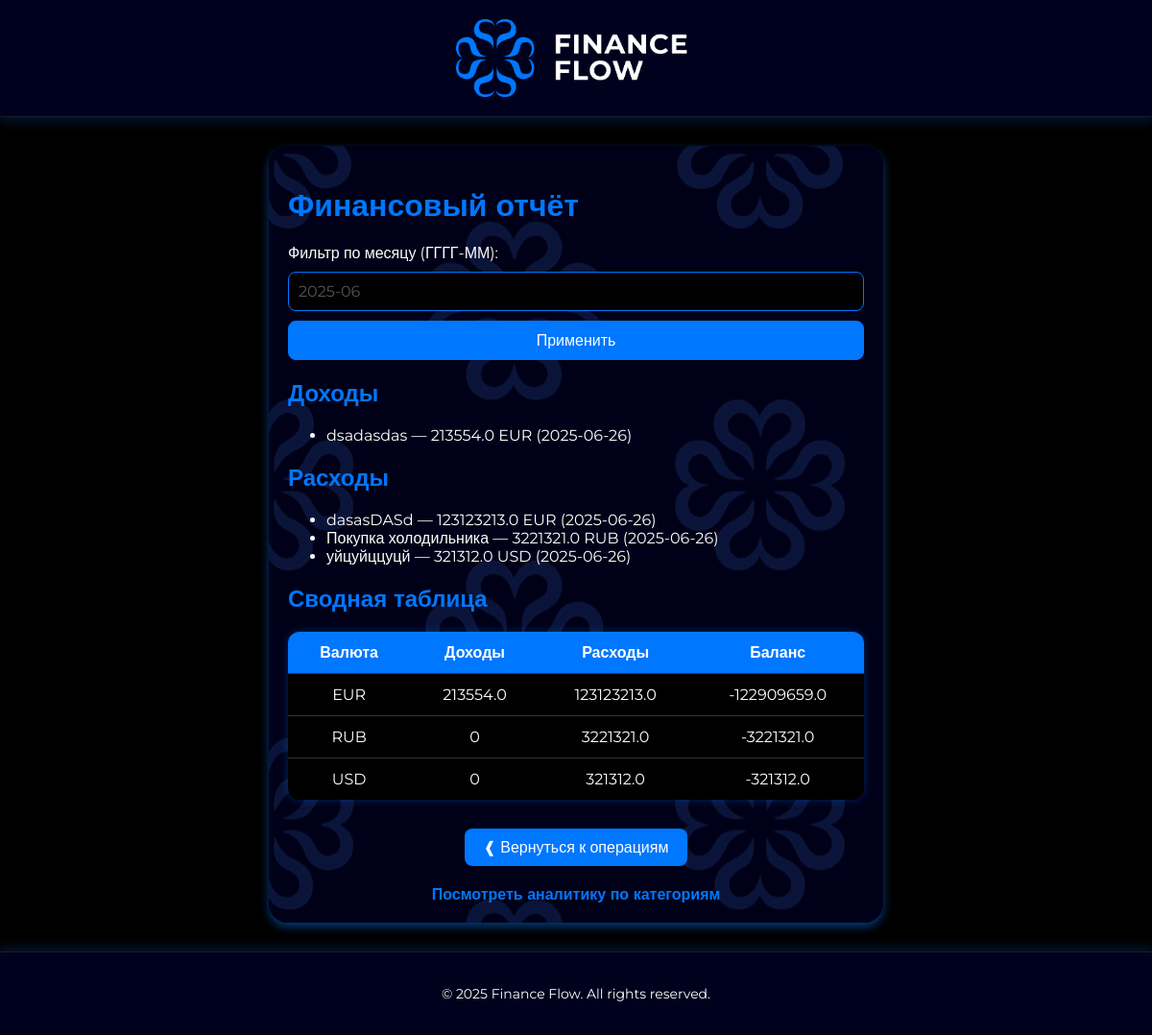
/data (signed in), run on the app's committed database.
### tables this page shows
CREATE TABLE incomes (
        id INTEGER PRIMARY KEY AUTOINCREMENT,
        user_id INTEGER,
        description TEXT,
        amount REAL,
        currency DEFAULT 'RUB',
        created_at TEXT,
        FOREIGN KEY(user_id) REFERENCES users(id)
    );

CREATE TABLE expenses (
        id INTEGER PRIMARY KEY AUTOINCREMENT,
        user_id INTEGER,
        description TEXT,
        amount REAL,
        currency DEFAULT 'RUB',
        created_at TEXT,
        FOREIGN KEY(user_id) REFERENCES users(id)
    );

### app/main.py (the view)
@app.get("/data")
async def show_data(request: Request, month: str = ''):
    user = auth.get_current_user(request.cookies.get("session_token"))
    incomes, expenses = crud.get_user_data(user['id'], month)
    current_month = month or datetime.now().strftime("%Y-%m")
    totals = {}
    for income in incomes:
        cur = income["currency"]
        totals.setdefault(cur, {"income": 0, "expense": 0, "balance": 0})
        totals[cur]["income"] += income["amount"]
    for expense in expenses:
        cur = expense["currency"]
        totals.setdefault(cur, {"income": 0, "expense": 0, "balance": 0})
        totals[cur]["expense"] += expense["amount"]
    for cur in totals:
        totals[cur]["balance"] = totals[cur]["income"] - totals[cur]["expense"]
    return templates.TemplateResponse("data.html", {
        "request": request,
        "user": user,
        "incomes": incomes,
        "expenses": expenses,
        "month": month,
        "totals": totals
    })

### templates/data.html (shortened to what this page needs)
<!DOCTYPE html>
<html lang="ru">
<head>
    <link rel="stylesheet" href="/static/style.css">
</head>
<body>
    <header class="site-header">
        <img src="/static/Finance_Flow.png" alt="Finance Flow" class="logo-header">
    </header>
    <div class="container">
        <h1>Финансовый отчёт {{ month }}</h1>
        <form method="get" action="/data">
            <label>Фильтр по месяцу (ГГГГ-ММ):</label>
            <input type="text" name="month" placeholder="2025-06" />
            <button type="submit">Применить</button>
        </form>
        <h2>Доходы</h2>
        <ul>
            {% for income in incomes %}
            <li>{{ income['description'] }} — {{ income['amount'] }} {{ income['currency'] }} ({{ income['created_at'][:10] }})</li>
            {% endfor %}
        </ul>
        <h2>Расходы</h2>
        <ul>
            {% for expense in expenses %}
            <li>{{ expense['description'] }} — {{ expense['amount'] }} {{ expense['currency'] }} ({{ expense['created_at'][:10] }})</li>
            {% endfor %}
        </ul>
        <h2>Сводная таблица</h2>
        <table class="summary-table">
            <thead>
                <tr>
                    <th>Валюта</th>
                    <th>Доходы</th>
                    <th>Расходы</th>
                    <th>Баланс</th>
                </tr>
            </thead>
            <tbody>
                {% for currency in totals %}
                <tr>
                    <td>{{ currency }}</td>
                    <td>{{ totals[currency]['income'] }}</td>
                    <td>{{ totals[currency]['expense'] }}</td>
                    <td>{{ totals[currency]['balance'] }}</td>
                </tr>
                {% endfor %}
            </tbody>
        </table>
        <div style="text-align: center; margin-top: 30px;">
            <a href="/" class="back-button">❰ Вернуться к операциям</a>
        </div>
        <div style="text-align: center; margin-top: 20px;">
            <a href="/analytics" class="action-button">Посмотреть аналитику по категориям</a>
        </div>
    </div>
    <footer class="site-footer">
        <p>© 2025 Finance Flow. All rights reserved.</p>
    </footer>
</body>
</html>

### static/style.css (style rules this page uses)
body { font-family: 'Montserrat', sans-serif; background-color: #000000; color: #ffffff; margin: 0; padding: 0; display: flex; flex-direction: column; }
body, input, button, select, footer, textarea { font-family: 'Montserrat', sans-serif; }
html, body { height: 100%; margin: 0; padding: 0; display: flex; flex-direction: column; font-family: 'Montserrat', sans-serif; background-color: #000; color: #fff; }
.container { max-width: 600px; margin: 30px auto; background: rgba(0, 2, 29, 0.85); background-blend-mode: overlay; padding: 20px; border-radius: 20px; box-shadow: 0 4px 10px rgba(0, 119, 255, 0.5); flex: 1; padding: 20px; background-image: url('/static/FF_texture.png'); background-repeat: repeat; background-size: auto; width: 600px; height: 400px; overflow: auto; }
h1, h2 { color: #0077FF; }
form { display: flex; flex-direction: column; gap: 10px; margin-bottom: 20px; }
input, button { padding: 10px; font-size: 16px; border: 1px solid #0077FF; border-radius: 8px; background-color: #000000; color: #ffffff; }
input::placeholder { color: #555; }
button { background-color: #0077FF; color: white; cursor: pointer; transition: background-color 0.3s ease; }
a { color: #0077FF; text-decoration: none; font-weight: bold; }
.site-header { background: #00021d; border-bottom: 1px solid rgba(255, 255, 255, 0.1); padding: 20px 40px; text-align: center; backdrop-filter: blur(10px); -webkit-backdrop-filter: blur(10px); box-shadow: 0 4px 12px rgba(0, 119, 255, 0.2); position: sticky; top: 0; z-index: 10; }
.logo-header { height: auto; width: 250px; max-width: 100%; display: block; margin: 0 auto; }
table.summary-table { width: 100%; border-collapse: collapse; margin-top: 20px; background-color: #000; border-radius: 12px; overflow: hidden; box-shadow: 0 0 10px rgba(0, 119, 255, 0.3); }
.summary-table th, .summary-table td { padding: 12px 20px; text-align: center; border-bottom: 1px solid #333; color: #ffffff; }
.summary-table th { background-color: #0077FF; color: white; }
.summary-table tr:last-child td { border-bottom: none; }
.back-button { display: inline-block; padding: 10px 20px; background-color: #0077FF; color: white; text-decoration: none; border-radius: 8px; font-weight: 500; transition: background-color 0.3s; font-family: 'Montserrat', sans-serif; }
.site-footer { background: #00021d; border-top: 1px solid rgba(255, 255, 255, 0.1); padding: 20px 40px; text-align: center; backdrop-filter: blur(10px); box-shadow: 0 -4px 12px rgba(0, 119, 255, 0.2); font-size: 14px; font-family: 'Montserrat', sans-serif; color: white; }
.container { scrollbar-width: thin; scrollbar-color: #0077FF #00021d; }

### data on the page
incomes: description "dsadasdas", amount "213554.0", currency "EUR", created_at "2025-06-26", currency "213554.0", currency "123123213.0", currency "-122909659.0"
expenses: description "dasasDASd", amount "123123213.0", currency "EUR", created_at "2025-06-26"
expenses: description "Покупка холодильника", amount "3221321.0", currency "RUB", created_at "2025-06-26", currency "0", currency "3221321.0", currency "-3221321.0"
expenses: description "уйцуйццуцй", amount "321312.0", currency "USD", created_at "2025-06-26", currency "0", currency "321312.0", currency "-321312.0"
